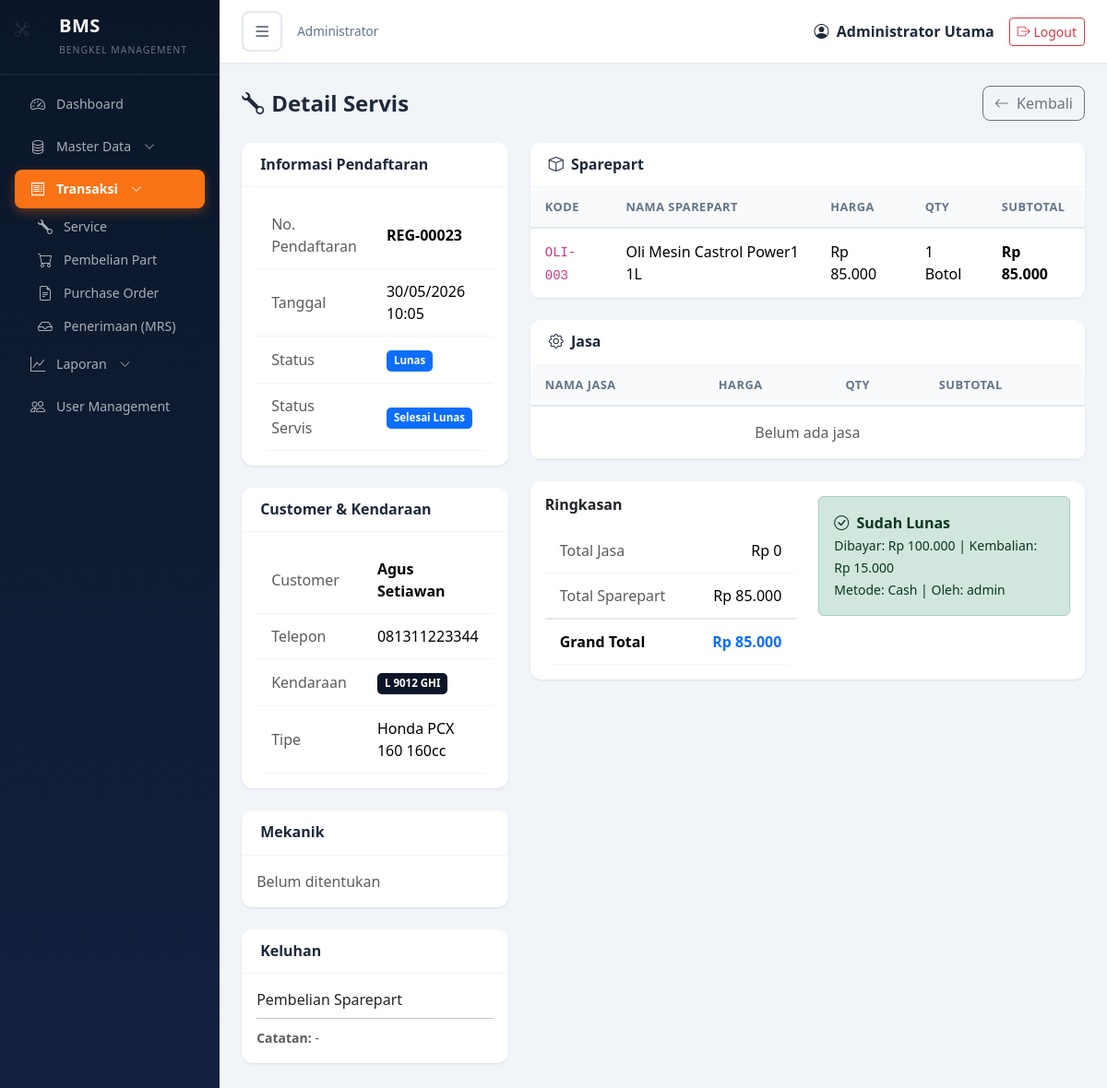
The page /transaksi/detail_servis.php?id=23 (signed in) on the database its author committed.
### tables this page shows
CREATE TABLE `transaksi_servis` (
  `trans_id` int NOT NULL,
  `tanggal` datetime DEFAULT NULL,
  `client_id` int DEFAULT NULL,
  `vehicle_id` int DEFAULT NULL,
  `mekanik_id` int DEFAULT NULL,
  `registration_id` int DEFAULT NULL,
  `keluhan` text,
  `status_servis` varchar(50) DEFAULT NULL,
  `total_jasa` double DEFAULT '0',
  `total_sparepart` double DEFAULT '0',
  `grand_total` double DEFAULT '0',
  `bayar` double DEFAULT '0',
  `kembali` double DEFAULT '0',
  `metode_bayar` varchar(50) DEFAULT 'Cash',
  `user_kasir` varchar(50) DEFAULT NULL
);

CREATE TABLE `transaksi_pendaftaran` (
  `registration_id` int NOT NULL,
  `vehicle_id` int NOT NULL,
  `client_id` int NOT NULL,
  `keluhan` text,
  `mekanik_id` int DEFAULT NULL,
  `status` varchar(50) DEFAULT 'Registered',
  `tanggal_daftar` datetime NOT NULL,
  `tanggal_mulai` datetime DEFAULT NULL,
  `catatan` text
);

CREATE TABLE `client` (
  `client_id` int NOT NULL,
  `nama` varchar(100) NOT NULL,
  `alamat` text,
  `telepon` varchar(20) DEFAULT NULL,
  `email` varchar(100) DEFAULT NULL,
  `tanggal_daftar` date DEFAULT NULL
);

CREATE TABLE `vehicle` (
  `vehicle_id` int NOT NULL,
  `client_id` int NOT NULL,
  `no_polisi` varchar(20) NOT NULL,
  `merk` varchar(50) DEFAULT NULL,
  `tipe` varchar(50) DEFAULT NULL,
  `cc` int DEFAULT NULL,
  `tipe_kendaraan` varchar(50) DEFAULT NULL,
  `tahun` int DEFAULT NULL,
  `no_rangka` varchar(50) DEFAULT NULL,
  `no_mesin` varchar(50) DEFAULT NULL
);

CREATE TABLE `transaksi_servis_detail` (
  `detail_id` int NOT NULL,
  `trans_id` int NOT NULL,
  `sparepart_id` int DEFAULT NULL,
  `qty` int DEFAULT '1',
  `harga` double DEFAULT '0',
  `subtotal` double DEFAULT '0'
);

CREATE TABLE `sparepart` (
  `sparepart_id` int NOT NULL,
  `kode_sparepart` varchar(50) NOT NULL,
  `nama_sparepart` varchar(100) NOT NULL,
  `satuan` varchar(20) DEFAULT NULL,
  `stok` int DEFAULT '0',
  `harga_beli` double DEFAULT '0',
  `harga_jual` double DEFAULT '0',
  `supplier_id` int DEFAULT NULL
);

### transaksi/detail_servis.php (the view, shortened to what this page needs)
<?php
require_once __DIR__ . '/../includes/header.php';
$reg_id = isset($_GET['id']) ? (int)$_GET['id'] : 0;
$reg = mysqli_fetch_assoc(mysqli_query($conn, "
    SELECT tp.*, c.nama as nama_client, c.telepon as telp_client, v.no_polisi, v.merk, v.tipe, v.cc,
           m.nama as nama_mekanik, m.spesialis,
           ts.trans_id, ts.status_servis, ts.total_jasa, ts.total_sparepart, ts.grand_total,
           ts.bayar, ts.kembali, ts.metode_bayar, ts.user_kasir
    FROM transaksi_pendaftaran tp
    LEFT JOIN client c ON tp.client_id = c.client_id
    LEFT JOIN vehicle v ON tp.vehicle_id = v.vehicle_id
    LEFT JOIN mekanik m ON tp.mekanik_id = m.mekanik_id
    LEFT JOIN transaksi_servis ts ON tp.registration_id = ts.registration_id
    WHERE tp.registration_id = $reg_id
"));
$ts_id = $reg['trans_id'];
$details_sp = [];
$details_jasa = [];
if ($ts_id) {
    $details_sp = mysqli_query($conn, "SELECT d.*, s.kode_sparepart, s.nama_sparepart, s.satuan
        FROM transaksi_servis_detail d
        LEFT JOIN sparepart s ON d.sparepart_id = s.sparepart_id
        WHERE d.trans_id = $ts_id ORDER BY d.detail_id");
    $details_jasa = mysqli_query($conn, "SELECT * FROM transaksi_servis_jasa WHERE trans_id = $ts_id ORDER BY detail_id");
}
$canAddPart = in_array($reg['status'], ['Registered', 'InProgress']) && $ts_id;
$canBayar   = $reg['status_servis'] == 'Selesai';
$isLunas    = $reg['status_servis'] == 'Selesai Lunas';
?>
<div class="page-header">
    <h4><i class="bi bi-wrench me-2"></i>Detail Servis</h4>
    <div class="d-flex gap-2">
        <a href="/bms/transaksi/servis_list.php" class="btn btn-outline-secondary">
            <i class="bi bi-arrow-left me-1"></i> Kembali
        </a>
    </div>
</div>
<div class="row g-4">
    <div class="col-lg-4">
        <div class="card mb-4">
            <div class="card-header bg-white"><h6 class="mb-0 fw-bold">Informasi Pendaftaran</h6></div>
            <div class="card-body">
                <table class="table table-borderless table-sm mb-0">
                    <tr><td class="text-muted" style="width:120px">No. Pendaftaran</td><td class="fw-semibold">REG-<?php echo str_pad($reg_id, 5, '0', STR_PAD_LEFT); ?></td></tr>
                    <tr><td class="text-muted">Tanggal</td><td><?php echo formatDateTime($reg['tanggal_daftar']); ?></td></tr>
                    <tr><td class="text-muted">Status</td><td><?php echo setStatusBadge($isLunas ? 'Lunas' : $reg['status']); ?></td></tr>
                    <?php if ($reg['status_servis']): ?>
                    <tr><td class="text-muted">Status Servis</td><td><?php echo setStatusBadge($reg['status_servis']); ?></td></tr>
                    <?php endif; ?>
                </table>
            </div>
        </div>
        <div class="card mb-4">
            <div class="card-header bg-white"><h6 class="mb-0 fw-bold">Customer & Kendaraan</h6></div>
            <div class="card-body">
                <table class="table table-borderless table-sm mb-0">
                    <tr><td class="text-muted" style="width:120px">Customer</td><td class="fw-semibold"><?php echo htmlspecialchars($reg['nama_client']); ?></td></tr>
                    <tr><td class="text-muted">Telepon</td><td><?php echo htmlspecialchars($reg['telp_client']); ?></td></tr>
                    <tr><td class="text-muted">Kendaraan</td><td><span class="badge badge-nopol"><?php echo htmlspecialchars($reg['no_polisi']); ?></span></td></tr>
                    <tr><td class="text-muted">Tipe</td><td><?php echo htmlspecialchars($reg['merk'] . ' ' . $reg['tipe'] . ' ' . $reg['cc'] . 'cc'); ?></td></tr>
                </table>
            </div>
        </div>
        <div class="card mb-4">
            <div class="card-header bg-white"><h6 class="mb-0 fw-bold">Mekanik</h6></div>
            <div class="card-body">
                <?php if ($reg['nama_mekanik']): ?>
                    <span class="fw-semibold"><?php echo htmlspecialchars($reg['nama_mekanik']); ?></span>
                    <small class="text-muted d-block"><?php echo htmlspecialchars($reg['spesialis']); ?></small>
                <?php else: ?>
                    <span class="text-muted">Belum ditentukan</span>
                <?php endif; ?>
            </div>
        </div>
        <div class="card mb-4">
            <div class="card-header bg-white"><h6 class="mb-0 fw-bold">Keluhan</h6></div>
            <div class="card-body">
                <p class="mb-0"><?php echo nl2br(htmlspecialchars($reg['keluhan'])); ?></p>
                <?php if ($reg['catatan']): ?>
                    <hr class="my-2">
                    <small class="text-muted"><strong>Catatan:</strong> <?php echo htmlspecialchars($reg['catatan']); ?></small>
                <?php endif; ?>
            </div>
        </div>
    </div>
    <div class="col-lg-8">
        <div class="card mb-4">
            <div class="card-header bg-white d-flex justify-content-between align-items-center">
                <h6 class="mb-0 fw-bold"><i class="bi bi-box me-1"></i> Sparepart</h6>
            </div>
            <div class="card-body p-0">
                <table class="table table-hover mb-0">
                    <thead>
                        <tr>
                            <th>Kode</th>
                            <th>Nama Sparepart</th>
                            <th>Harga</th>
                            <th>Qty</th>
                            <th>Subtotal</th>
                        </tr>
                    </thead>
                    <tbody>
                        <?php if ($ts_id && mysqli_num_rows($details_sp) > 0): ?>
                            <?php while ($d = mysqli_fetch_assoc($details_sp)): ?>
                            <tr>
                                <td><code><?php echo htmlspecialchars($d['kode_sparepart']); ?></code></td>
                                <td><?php echo htmlspecialchars($d['nama_sparepart']); ?></td>
                                <td><?php echo formatRupiah($d['harga']); ?></td>
                                <td><?php echo $d['qty']; ?> <?php echo htmlspecialchars($d['satuan']); ?></td>
                                <td class="fw-semibold"><?php echo formatRupiah($d['subtotal']); ?></td>
                            </tr>
                            <?php endwhile; ?>
                        <?php else: ?>
                            <tr><td colspan="<?php echo $canAddPart ? 6 : 5; ?>" class="text-center text-muted py-3">Belum ada sparepart</td></tr>
                        <?php endif; ?>
                    </tbody>
                </table>
            </div>
        </div>
        <div class="card mb-4">
            <div class="card-header bg-white d-flex justify-content-between align-items-center">
                <h6 class="mb-0 fw-bold"><i class="bi bi-gear me-1"></i> Jasa</h6>
            </div>
            <div class="card-body p-0">
                <table class="table table-hover mb-0">
                    <thead>
                        <tr>
                            <th>Nama Jasa</th>
                            <th>Harga</th>
                            <th>Qty</th>
                            <th>Subtotal</th>
                        </tr>
                    </thead>
                    <tbody>
                        <?php if ($ts_id && mysqli_num_rows($details_jasa) > 0): ?>
                            <?php while ($j = mysqli_fetch_assoc($details_jasa)): ?>
                            <tr>
                                <td><?php echo htmlspecialchars($j['nama_jasa']); ?></td>
                                <td><?php echo formatRupiah($j['harga']); ?></td>
                                <td><?php echo $j['qty']; ?></td>
                                <td class="fw-semibold"><?php echo formatRupiah($j['subtotal']); ?></td>
                                <?php if ($canAddPart): ?>
                                <td>
                                    <button class="btn btn-sm btn-outline-danger" onclick="hapusJasa(<?php echo $j['detail_id']; ?>)">
                                        <i class="bi bi-trash"></i>
                                    </button>
                                </td>
                                <?php endif; ?>
                            </tr>
                            <?php endwhile; ?>
                        <?php else: ?>
                            <tr><td colspan="<?php echo $canAddPart ? 5 : 4; ?>" class="text-center text-muted py-3">Belum ada jasa</td></tr>
                        <?php endif; ?>
                    </tbody>
                </table>
            </div>
        </div>
        <div class="card mb-4">
            <div class="card-body">
                <div class="row">
                    <div class="col-md-6">
                        <h6 class="fw-bold mb-3">Ringkasan</h6>
                        <table class="table table-borderless table-sm mb-0">
                            <tr><td class="text-muted">Total Jasa</td><td class="text-end"><?php echo formatRupiah($reg['total_jasa']); ?></td></tr>
                            <tr><td class="text-muted">Total Sparepart</td><td class="text-end"><?php echo formatRupiah($reg['total_sparepart']); ?></td></tr>
                            <tr style="border-top:2px solid #e2e8f0;">
                                <td class="fw-bold fs-6">Grand Total</td>
                                <td class="text-end fw-bold fs-6 text-primary"><?php echo formatRupiah($reg['grand_total']); ?></td>
                            </tr>
                        </table>
                    </div>
                    <?php if ($canBayar): ?>
                    <div class="col-md-6">
                        <h6 class="fw-bold mb-3">Pembayaran</h6>
                        <form onsubmit="return prosesBayar(event)">
                            <div class="mb-2">
                                <label class="form-label small">Metode Bayar</label>
                                <select class="form-select form-select-sm" id="metodeBayar" required>
                                    <option value="Cash">Cash</option>
                                    <option value="Transfer">Transfer</option>
                                    <option value="QRIS">QRIS</option>
                                </select>
                            </div>
                            <div class="mb-2">
                                <label class="form-label small">Bayar</label>
                                <input type="number" class="form-control form-control-sm" id="inputBayar" min="<?php echo $reg['grand_total']; ?>" required oninput="hitungKembali()">
                            </div>
                            <div class="mb-3">
                                <label class="form-label small">Kembalian</label>
                                <input type="text" class="form-control form-control-sm" id="kembali" readonly value="Rp 0">
                            </div>
                            <button type="submit" class="btn btn-primary w-100">
                                <i class="bi bi-cash-stack me-1"></i> Proses Pembayaran
                            </button>
                        </form>
                    </div>
                    <?php elseif ($isLunas): ?>
                    <div class="col-md-6">
                        <div class="alert alert-success mb-0">
                            <i class="bi bi-check-circle me-1"></i> <strong>Sudah Lunas</strong><br>
                            <small>Dibayar: <?php echo formatRupiah($reg['bayar']); ?> | Kembalian: <?php echo formatRupiah($reg['kembali']); ?></small><br>
                            <small>Metode: <?php echo $reg['metode_bayar']; ?> | Oleh: <?php echo $reg['user_kasir']; ?></small>
                        </div>
                    </div>
                    <?php endif; ?>
                </div>
            </div>
        </div>
    </div>
</div>
<?php require_once __DIR__ . '/../includes/footer.php'; ?>

### includes/functions.php (shortened to what this page needs)
<?php
function formatRupiah($angka) {
    return "Rp " . number_format($angka, 0, ',', '.');
}
function formatDateTime($datetime) {
    return date('d/m/Y H:i', strtotime($datetime));
}
function setStatusBadge($status) {
    $classes = [
        'Registered'        => 'bg-info',
        'Antrean'           => 'bg-info',
        'InProgress'        => 'bg-warning text-dark',
        'Dikerjakan'        => 'bg-warning text-dark',
        'Completed'         => 'bg-success',
        'Selesai'           => 'bg-success',
        'Selesai Lunas'     => 'bg-primary',
        'Lunas'             => 'bg-primary',
        'Menunggu'          => 'bg-secondary',
        'Draft'             => 'bg-secondary',
        'Sent'              => 'bg-info',
        'Partial Received'  => 'bg-warning text-dark',
        'Fully Received'    => 'bg-success',
        'Received'          => 'bg-info',
        'Verified'          => 'bg-success',
        'Cancelled'         => 'bg-danger',
    ];
    $class = isset($classes[$status]) ? $classes[$status] : 'bg-secondary';
    return '<span class="badge ' . $class . '">' . htmlspecialchars($status) . '</span>';
}
?>

### assets/css/style.css (style rules this page uses)
:root { --primary: #ffffff; --secondary: #0a1628; --secondary-light: #132240; --accent: #f97316; --accent-hover: #ea580c; --bg-body: #f1f5f9; --text-dark: #1e293b; --text-muted: #64748b; --sidebar-width: 260px; }
body { background: var(--bg-body); font-family: 'Segoe UI', system-ui, -apple-system, sans-serif; color: var(--text-dark); }
.card { border: none; border-radius: 12px; box-shadow: 0 1px 3px rgba(0,0,0,0.06), 0 1px 2px rgba(0,0,0,0.04); transition: box-shadow 0.2s ease; }
.card-header { background: var(--primary); border-bottom: 1px solid #f1f5f9; border-radius: 12px 12px 0 0 !important; padding: 14px 20px; }
.card-header h6 { font-weight: 700; color: var(--text-dark); }
.table { border-radius: 10px; overflow: hidden; }
.table th { background: #f8fafc; font-weight: 700; font-size: 0.8rem; text-transform: uppercase; letter-spacing: 0.5px; color: var(--text-muted); border-bottom: 2px solid #e2e8f0; padding: 12px 16px; }
.table td { padding: 12px 16px; vertical-align: middle; border-bottom: 1px solid #f1f5f9; }
.btn-outline-secondary { border-radius: 8px; font-weight: 500; }
.badge { --bs-badge-padding-x: 8px; --bs-badge-padding-y: 4px; --bs-badge-font-size: 0.72rem; --bs-badge-font-weight: 600; --bs-badge-border-radius: 5px; white-space: nowrap; display: inline-block; line-height: 1.3; }
.badge-nopol { background: #0a1628; color: #fff; }
.page-header { display: flex; justify-content: space-between; align-items: center; margin-bottom: 24px; }
.page-header h4 { font-weight: 700; color: var(--text-dark); margin: 0; }

### rows shown on the page
transaksi_servis: registration.tanggal_daftar "30/05/2026 10:05", status_servis "Selesai Lunas", client.nama "Agus Setiawan", client.telepon "081311223344", vehicle.no_polisi "L 9012 GHI", vehicle.cc "Honda PCX 160 160cc", registration.keluhan "Pembelian Sparepart", registration.catatan "-", total_jasa "Rp 0", total_sparepart "Rp 85.000", grand_total "Rp 85.000", bayar "Rp 100.000", kembali "Rp 15.000", metode_bayar "Cash", user_kasir "admin"
transaksi_servis_detail: sparepart.kode_sparepart "OLI-003", sparepart.nama_sparepart "Oli Mesin Castrol Power1 1L", harga "Rp 85.000", qty "1", sparepart.satuan "Botol", subtotal "Rp 85.000"

### other values the page prints
getRoleName($_SESSION['role']) "Administrator"
$_SESSION['nama_lengkap'] "Administrator Utama"
str_pad($reg_id, 5, '0', STR_PAD_LEFT) "00023"
$status "Lunas"
